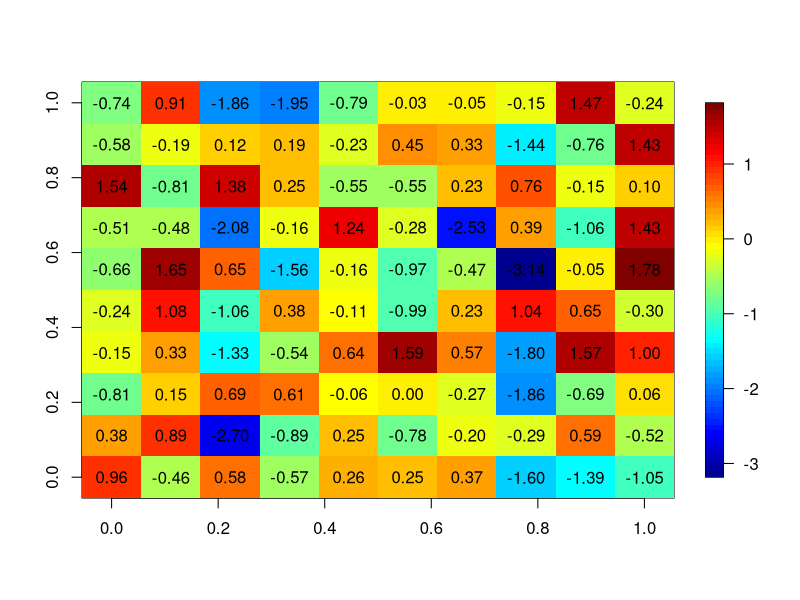

The R script that drew this image:
require(fields)
# Make a 10x10 matrix
m = matrix(rnorm(100), nrow=10)
image.plot(m)
for (x in 1:10)
    for (y in 1:10)
        text((x-1)/9, (y-1)/9, sprintf("%0.2f", m[x,y]))
